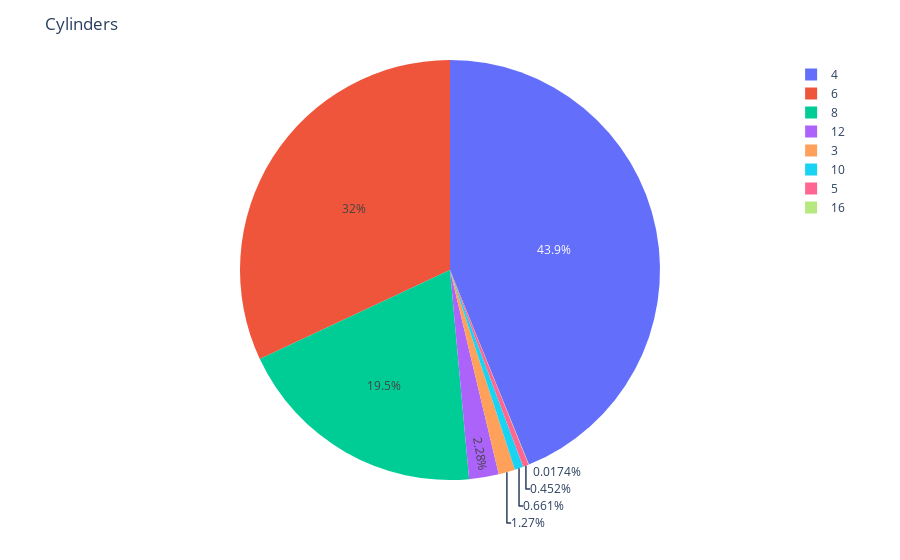

The code cell stored with this chart in its notebook:
### Code cell
import plotly.express as px
fig = px.pie(cars['cylinders'].value_counts().reset_index(), values='cylinders', names='index')
fig.update_layout(title="Cylinders")
fig.show()

### Figure 1 — Plotly figure (JSON) as saved in the notebook; plotly's stock layout.template omitted (floating-point values rounded to 4 significant figures)
{"data": [{"domain": {"x": [0, 1], "y": [0, 1]}, "hovertemplate": "index=%{label}<br>cylinders=%{value}<extra></extra>", "labels": [4, 6, 8, 12, 3, 10, 5, 16], "legendgroup": "", "name": "", "showlegend": true, "values": [2522, 1838, 1120, 131, 73, 38, 26, 1], "type": "pie"}], "layout": {"legend": {"tracegroupgap": 0}, "margin": {"t": 60}, "title": {"text": "Cylinders"}}}
